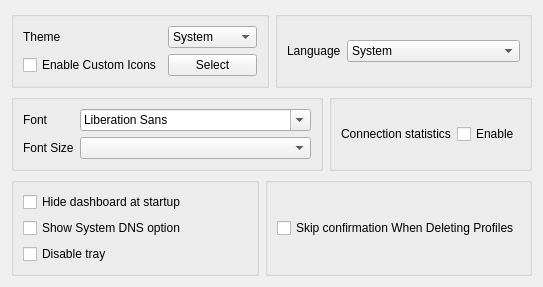
     <widget class="QWidget" name="Tab3">
      <attribute name="title">
       <string>Style</string>
      </attribute>
      <layout class="QGridLayout" name="gridLayout_5">
       <item row="2" column="0">
        <layout class="QHBoxLayout" name="style_h_2">
         <item>
          <widget class="QGroupBox" name="traffic_statistics_box">
           <layout class="QGridLayout" name="gridLayout_8">
            <item row="0" column="0">
             <widget class="QLabel" name="label_2">
              <property name="text">
               <string>Font</string>
              </property>
             </widget>
            </item>
            <item row="0" column="1">
             <widget class="QFontComboBox" name="font"/>
            </item>
            <item row="1" column="0">
             <widget class="QLabel" name="label_5">
              <property name="text">
               <string>Font Size</string>
              </property>
             </widget>
            </item>
            <item row="1" column="1">
             <widget class="QComboBox" name="font_size"/>
            </item>
           </layout>
          </widget>
         </item>
         <item>
          <widget class="QGroupBox" name="connection_statistics_box">
           <layout class="QGridLayout" name="gridLayout_11">
            <item row="0" column="0">
             <widget class="QLabel" name="label_9">
              <property name="text">
               <string>Connection statistics</string>
              </property>
             </widget>
            </item>
            <item row="0" column="2">
             <widget class="QCheckBox" name="connection_statistics">
              <property name="text">
               <string>Enable</string>
              </property>
             </widget>
            </item>
           </layout>
          </widget>
         </item>
        </layout>
       </item>
       <item row="3" column="0">
        <layout class="QHBoxLayout" name="style_h_3">
         <item>
          <widget class="QGroupBox" name="horizontalGroupBox_5">
           <layout class="QVBoxLayout" name="verticalLayout_5">
            <item>
             <widget class="QCheckBox" name="start_minimal">
              <property name="sizePolicy">
               <sizepolicy hsizetype="Preferred" vsizetype="Fixed">
                <horstretch>0</horstretch>
                <verstretch>0</verstretch>
               </sizepolicy>
              </property>
              <property name="text">
               <string>Hide dashboard at startup</string>
              </property>
             </widget>
            </item>
            <item>
             <widget class="QCheckBox" name="show_sys_dns">
              <property name="text">
               <string>Show System DNS option</string>
              </property>
             </widget>
            </item>
            <item>
             <widget class="QCheckBox" name="disable_tray">
              <property name="sizePolicy">
               <sizepolicy hsizetype="Preferred" vsizetype="Fixed">
                <horstretch>0</horstretch>
                <verstretch>0</verstretch>
               </sizepolicy>
              </property>
              <property name="toolTip">
               <string>Prevents the app from minimizing to the tray when the window is closed. The app will exit instead</string>
              </property>
              <property name="text">
               <string>Disable tray</string>
              </property>
             </widget>
            </item>
           </layout>
          </widget>
         </item>
         <item>
          <widget class="QGroupBox" name="groupBox_2">
           <layout class="QHBoxLayout" name="horizontalLayout_23">
            <item>
             <widget class="QCheckBox" name="skip_delete_confirm">
              <property name="text">
               <string>Skip confirmation When Deleting Profiles</string>
              </property>
             </widget>
            </item>
           </layout>
          </widget>
         </item>
        </layout>
       </item>
       <item row="0" column="0">
        <layout class="QHBoxLayout" name="style_h_1">
         <item>
          <widget class="QGroupBox" name="groupBox">
           <layout class="QGridLayout" name="gridLayout_10">
            <item row="0" column="0">
             <widget class="QLabel" name="label_8">
              <property name="sizePolicy">
               <sizepolicy hsizetype="Maximum" vsizetype="Maximum">
                <horstretch>0</horstretch>
                <verstretch>0</verstretch>
               </sizepolicy>
              </property>
              <property name="text">
               <string>Theme</string>
              </property>
             </widget>
            </item>
            <item row="0" column="1">
             <widget class="QComboBox" name="theme">
              <item>
               <property name="text">
                <string notr="true">System</string>
               </property>
              </item>
             </widget>
            </item>
            <item row="1" column="1">
             <widget class="QPushButton" name="select_custom_icon">
              <property name="text">
               <string>Select</string>
              </property>
             </widget>
            </item>
            <item row="1" column="0">
             <widget class="QCheckBox" name="enable_custom_icon">
              <property name="text">
               <string>Enable Custom Icons</string>
              </property>
             </widget>
            </item>
           </layout>
          </widget>
         </item>
         <item>
          <widget class="QGroupBox" name="groupBox2">
           <layout class="QGridLayout" name="gridLayout_4">
            <item row="0" column="2">
             <widget class="QComboBox" name="language">
              <item>
               <property name="text">
                <string notr="true">System</string>
               </property>
              </item>
              <item>
               <property name="text">
                <string notr="true">English</string>
               </property>
              </item>
              <item>
               <property name="text">
                <string notr="true">简体中文</string>
               </property>
              </item>
              <item>
               <property name="text">
                <string notr="true">فارسی</string>
               </property>
              </item>
              <item>
               <property name="text">
                <string notr="true">Русский</string>
               </property>
              </item>
             </widget>
            </item>
            <item row="0" column="0">
             <widget class="QLabel" name="label_15">
              <property name="sizePolicy">
               <sizepolicy hsizetype="Maximum" vsizetype="Maximum">
                <horstretch>0</horstretch>
                <verstretch>0</verstretch>
               </sizepolicy>
              </property>
              <property name="text">
               <string>Language</string>
              </property>
             </widget>
            </item>
           </layout>
          </widget>
         </item>
        </layout>
       </item>
      </layout>
     </widget>
